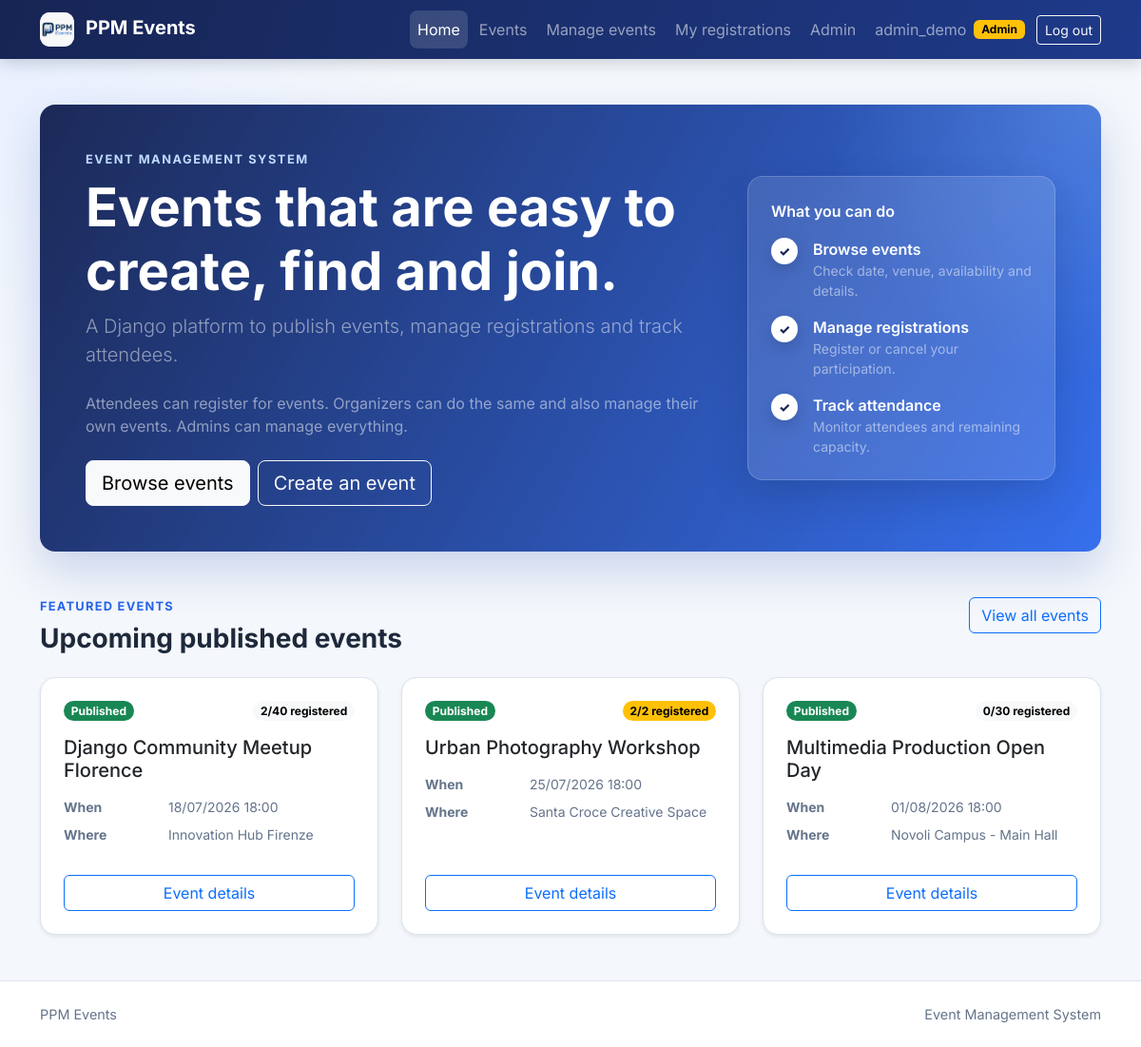
Screenshot of / (signed in) with the database file from the repository.
### events/models.py (models this page shows, shortened)
class Event(models.Model):
    class Status(models.TextChoices):
        DRAFT = "draft", "Draft"
        PUBLISHED = "published", "Published"
        CANCELLED = "cancelled", "Cancelled"
    organizer = models.ForeignKey(
        settings.AUTH_USER_MODEL,
        on_delete=models.CASCADE,
        related_name="organized_events",
    )
    title = models.CharField(max_length=200)
    description = models.TextField()
    starts_at = models.DateTimeField()
    ends_at = models.DateTimeField()
    location = models.CharField(max_length=255)
    capacity = models.PositiveIntegerField(
        validators=[MinValueValidator(1)],
    )
    status = models.CharField(
        max_length=20,
        choices=Status.choices,
        default=Status.DRAFT,
    )
    created_at = models.DateTimeField(auto_now_add=True)
    updated_at = models.DateTimeField(auto_now=True)
    objects = EventQuerySet.as_manager()
    class Meta:
        ordering = ["starts_at", "title"]
        constraints = [
            models.CheckConstraint(
                condition=Q(capacity__gte=1),
                name="event_capacity_at_least_one",
            ),
            models.CheckConstraint(
                condition=Q(ends_at__gt=F("starts_at")),
                name="event_ends_after_start",
            ),
        ]
        indexes = [
            models.Index(fields=["status", "starts_at"]),
            models.Index(fields=["organizer", "starts_at"]),
        ]
    def get_absolute_url(self):
        return reverse("events:detail", kwargs={"pk": self.pk})

### events/views.py (the view)
# urls.py: path("", HomeView.as_view(), name="home"),
class HomeView(TemplateView):
    template_name = "events/home.html"
    def get_context_data(self, **kwargs):
        context = super().get_context_data(**kwargs)
        context["featured_events"] = (
            Event.objects.public()
            .select_related("organizer")
            .annotate(registration_count=Count("registrations"))[:3]
        )
        return context

### accounts/context_processors.py (called while the page is built)
def roles(request):
    return {
        "user_is_attendee": is_attendee(request.user),
        "user_is_organizer": is_organizer(request.user),
    }

### accounts/roles.py (called while the page is built)
def get_user_roles(user):
    if not user.is_authenticated:
        return frozenset()
    if not hasattr(user, "_ppm_role_names"):
        user._ppm_role_names = frozenset(
            user.groups.values_list("name", flat=True)
        )
    return user._ppm_role_names

def user_has_role(user, role):
    return role.value in get_user_roles(user)

def is_admin(user):
    return user.is_authenticated and user.is_staff

def is_attendee(user):
    return (
        user_has_role(user, Role.ATTENDEE)
        or user_has_role(user, Role.ORGANIZER)
        or is_admin(user)
    )

def is_organizer(user):
    return user_has_role(user, Role.ORGANIZER) or is_admin(user)

### events/models.py (called while the page is built)
    def public(self):
        return self.filter(status=Event.Status.PUBLISHED)

### templates/events/home.html (shortened to what this page needs)
{% extends "base.html" %}
{% block content %}
<section class="hero-section rounded-4 p-4 p-md-5">
    <div class="row align-items-center g-4">
        <div class="col-lg-8">
            <p class="hero-eyebrow mb-2">Event Management System</p>
            <h1 class="display-4 fw-bold">
                Events that are easy to create, find and join.
            </h1>
            <p class="lead text-white-50 mb-4">
                A Django platform to publish events, manage registrations
                and track attendees.
            </p>
            <p class="text-white-50 mb-4">
                Attendees can register for events. Organizers can do the same
                and also manage their own events. Admins can manage everything.
            </p>
            <div class="d-flex flex-wrap gap-2">
                <a class="btn btn-light btn-lg" href="{% url 'events:list' %}">
                    Browse events
                </a>
                {% if user_is_organizer %}
                    <a
                        class="btn btn-outline-light btn-lg"
                        href="{% url 'events:create' %}"
                    >
                        Create an event
                    </a>
                {% endif %}
            </div>
        </div>
        <div class="col-lg-4">
            <div class="hero-feature-panel rounded-4 p-4">
                <p class="fw-semibold mb-3">What you can do</p>
                <div class="d-flex gap-3 mb-3">
                    <span class="hero-feature-icon" aria-hidden="true">&check;</span>
                    <div>
                        <div class="fw-semibold">Browse events</div>
                        <div class="small text-white-50">
                            Check date, venue, availability and details.
                        </div>
                    </div>
                </div>
                <div class="d-flex gap-3 mb-3">
                    <span class="hero-feature-icon" aria-hidden="true">&check;</span>
                    <div>
                        <div class="fw-semibold">Manage registrations</div>
                        <div class="small text-white-50">
                            Register or cancel your participation.
                        </div>
                    </div>
                </div>
                <div class="d-flex gap-3">
                    <span class="hero-feature-icon" aria-hidden="true">&check;</span>
                    <div>
                        <div class="fw-semibold">Track attendance</div>
                        <div class="small text-white-50">
                            Monitor attendees and remaining capacity.
                        </div>
                    </div>
                </div>
            </div>
        </div>
    </div>
</section>
<section class="mt-5">
    <div class="d-flex flex-column flex-sm-row justify-content-between gap-3 mb-4">
        <div>
            <p class="page-kicker mb-2">Featured events</p>
            <h2 class="h3 fw-bold mb-0">Upcoming published events</h2>
        </div>
        <div>
            <a class="btn btn-outline-primary" href="{% url 'events:list' %}">
                View all events
            </a>
        </div>
    </div>
    {% if featured_events %}
        <div class="row g-4">
            {% for event in featured_events %}
                <div class="col-md-6 col-xl-4">
                    <article class="card event-card h-100 shadow-sm">
                        <div class="card-body d-flex flex-column p-4">
                            <div class="d-flex justify-content-between gap-2 mb-3">
                                {% include "includes/event_status_badge.html" %}
                                <span class="badge rounded-pill {% if event.registration_count >= event.capacity %}text-bg-warning{% else %}text-bg-light{% endif %}">
                                    {{ event.registration_count }}/{{ event.capacity }}
                                    registered
                                </span>
                            </div>
                            <h3 class="h5 card-title mb-3">{{ event.title }}</h3>
                            <dl class="row event-meta small mb-4">
                                <dt class="col-4">When</dt>
                                <dd class="col-8">
                                    {{ event.starts_at|date:"d/m/Y H:i" }}
                                </dd>
                                <dt class="col-4">Where</dt>
                                <dd class="col-8">{{ event.location }}</dd>
                            </dl>
                            <a
                                class="btn btn-outline-primary mt-auto stretched-link"
                                href="{{ event.get_absolute_url }}"
                                aria-label="View details for {{ event.title }}"
                            >
                                Event details
                            </a>
                        </div>
                    </article>
                </div>
            {% endfor %}
        </div>
    {% else %}
        {% include "includes/empty_state.html" with title="No published events" description="When an organizer publishes an event, it will appear in this section." action_url=None action_label=None %}
    {% endif %}
</section>
{% endblock %}

### templates/includes/navbar.html (shortened to what this page needs)
{% load static %}
<nav class="navbar navbar-expand-lg navbar-dark site-navbar sticky-top">
    <div class="container">
        <a class="navbar-brand fw-bold" href="{% url 'events:home' %}">
            <span class="brand-logo-wrap" aria-hidden="true">
                <img
                    class="brand-logo"
                    src="{% static 'img/ppm-events-logo.png' %}"
                    alt=""
                >
            </span>
            PPM Events
        </a>
        <div class="collapse navbar-collapse" id="mainNavigation">
            <ul class="navbar-nav ms-auto align-items-lg-center gap-lg-1">
                <li class="nav-item">
                    <a
                        class="nav-link{% if request.resolver_match.url_name == 'home' %} active{% endif %}"
                        href="{% url 'events:home' %}"
                        {% if request.resolver_match.url_name == "home" %}aria-current="page"{% endif %}
                    >
                        Home
                    </a>
                </li>
                <li class="nav-item">
                    <a
                        class="nav-link{% if request.resolver_match.url_name == 'list' or request.resolver_match.url_name == 'detail' %} active{% endif %}"
                        href="{% url 'events:list' %}"
                    >
                        Events
                    </a>
                </li>
                {% if user_is_organizer %}
                    <li class="nav-item">
                        <a
                            class="nav-link"
                            href="{% url 'events:my_events' %}"
                        >
                            Manage events
                        </a>
                    </li>
                {% endif %}
                {% if user_is_attendee %}
                    <li class="nav-item">
                        <a
                            class="nav-link{% if request.resolver_match.url_name == 'my_registrations' %} active{% endif %}"
                            href="{% url 'events:my_registrations' %}"
                        >
                            My registrations
                        </a>
                    </li>
                {% endif %}
                {% if user.is_staff %}
                    <li class="nav-item">
                        <a class="nav-link" href="{% url 'admin:index' %}">
                            Admin
                        </a>
                    </li>
                {% endif %}
                {% if user.is_authenticated %}
                    <li class="nav-item ms-lg-2">
                        <span class="navbar-text user-chip">
                            <span class="user-name">{{ user.get_username }}</span>
                            {% if user.is_superuser %}
                                <span class="badge text-bg-warning">Admin</span>
                            {% elif user_is_organizer %}
                                <span class="badge text-bg-primary">Organizer</span>
                            {% elif user_is_attendee %}
                                <span class="badge text-bg-info">Attendee</span>
                            {% endif %}
                        </span>
                    </li>
                    <li class="nav-item">
                        <form method="post" action="{% url 'accounts:logout' %}">
                            <button class="btn btn-outline-light btn-sm ms-lg-2" type="submit">
                                Log out
                            </button>
                        </form>
                    </li>
                {% endif %}
            </ul>
        </div>
    </div>
</nav>

### templates/includes/event_status_badge.html
{% if event.status == "published" %}
    <span class="badge rounded-pill text-bg-success">Published</span>
{% elif event.status == "cancelled" %}
    <span class="badge rounded-pill text-bg-danger">Cancelled</span>
{% else %}
    <span class="badge rounded-pill text-bg-secondary">Draft</span>
{% endif %}

### static/css/styles.css (style rules this page uses)
:root { --ppm-navy: #172554; --ppm-blue: #2563eb; --ppm-blue-dark: #1d4ed8; --ppm-surface: #ffffff; --ppm-background: #f4f7fb; --ppm-border: #dce3ed; --ppm-muted: #64748b; }
html { scroll-behavior: smooth; }
body { min-height: 100vh; display: flex; flex-direction: column; color: #1e293b; font-family: "Inter", system-ui, -apple-system, BlinkMacSystemFont, "Segoe UI", sans-serif; background: radial-gradient(circle at top left, #e8efff 0, transparent 28rem), var(--ppm-background); }
a { text-underline-offset: 0.18em; }
.site-navbar { background: linear-gradient(110deg, var(--ppm-navy), #1e3a8a); box-shadow: 0 0.25rem 1rem rgba(15, 23, 42, 0.18); }
.brand-logo-wrap { display: inline-flex; width: 2.25rem; height: 2.25rem; margin-right: 0.45rem; align-items: center; justify-content: center; background: #fff; border-radius: 0.65rem; overflow: hidden; vertical-align: middle; }
.brand-logo { width: 100%; height: 100%; object-fit: contain; }
.navbar .nav-link { border-radius: 0.5rem; }
.navbar .nav-link.active { background: rgba(255, 255, 255, 0.14); }
.user-chip { display: inline-flex; max-width: 100%; gap: 0.5rem; align-items: center; }
.user-name, .attendee-username { overflow-wrap: anywhere; }
.hero-section { overflow: hidden; color: #fff; background: radial-gradient(circle at top right, rgba(147, 197, 253, 0.28), transparent 18rem), linear-gradient(120deg, rgba(23, 37, 84, 0.98), rgba(37, 99, 235, 0.92)); border: 0; box-shadow: 0 1.25rem 3rem rgba(30, 64, 175, 0.2); }
.hero-eyebrow { color: #bfdbfe; font-size: 0.8rem; font-weight: 700; letter-spacing: 0.12em; text-transform: uppercase; }
.hero-feature-icon { display: inline-grid; flex: 0 0 1.75rem; width: 1.75rem; height: 1.75rem; place-items: center; color: #172554; font-size: 0.85rem; font-weight: 800; background: #fff; border-radius: 50%; box-shadow: 0 0.35rem 0.9rem rgba(15, 23, 42, 0.18); }
.hero-feature-panel { background: rgba(255, 255, 255, 0.12); border: 1px solid rgba(255, 255, 255, 0.18); box-shadow: 0 1rem 2.5rem rgba(15, 23, 42, 0.16); backdrop-filter: blur(0.7rem); }
.btn { transition: color 160ms ease, background-color 160ms ease, border-color 160ms ease, box-shadow 160ms ease, transform 160ms ease; }
.page-kicker { color: var(--ppm-blue); font-size: 0.8rem; font-weight: 700; letter-spacing: 0.1em; text-transform: uppercase; }
.card { border-color: var(--ppm-border); border-radius: 1rem; }
.event-card { transition: border-color 160ms ease, transform 160ms ease, box-shadow 160ms ease; }
.event-meta { color: var(--ppm-muted); }

### rows the page displays
Event: status "Published", registration_count "2", capacity "40", title "Django Community Meetup Florence", starts_at "18/07/2026 18:00", location "Innovation Hub Firenze"
Event: status "Published", registration_count "2", capacity "2", title "Urban Photography Workshop", starts_at "25/07/2026 18:00", location "Santa Croce Creative Space"
Event: status "Published", registration_count "0", capacity "30", title "Multimedia Production Open Day", starts_at "01/08/2026 18:00", location "Novoli Campus - Main Hall"

### other values shown
{{ user.get_username }} "admin_demo"
